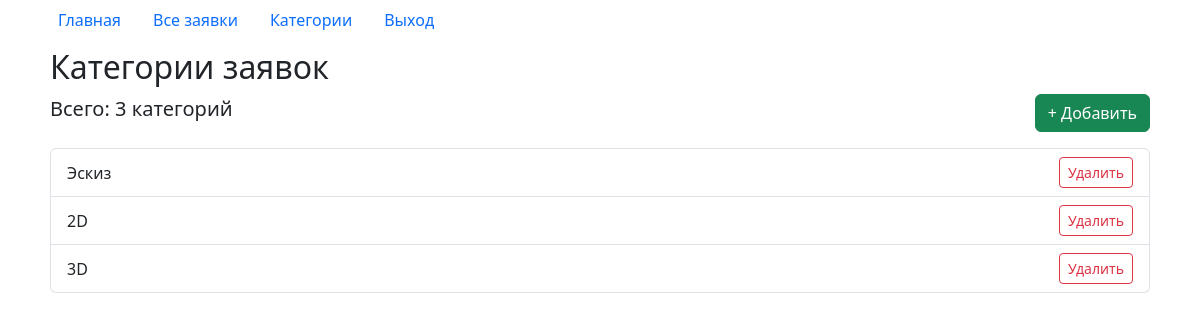
Page /design_requests/admin/categories/ (signed in) on the earlier database version.
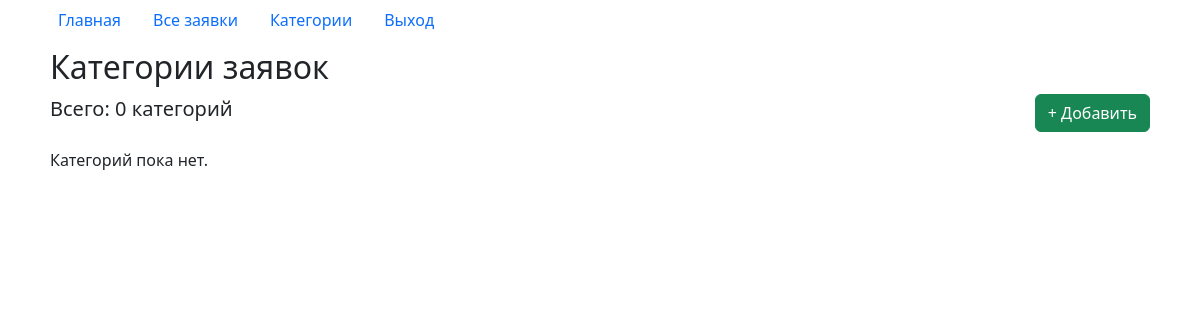
Same page on the later database version.
### design_requests/models.py (models this page shows, shortened)
class Category(models.Model):
    name = models.CharField(max_length=100, help_text='Название категории')
    class Meta:
        verbose_name_plural = "Категории"
        permissions = (('can_manage_categories', 'Пользователь может управлять категориями'),)
        constraints = [
            UniqueConstraint (
                Lower("name"),
                name="category_name_lower_uniq",
                violation_error_message="Такая категория уже есть"
            )
        ]

### design_requests/views.py (the view)
# urls.py: path('admin/categories/', views.CategoryListView.as_view(), name='categories'),
@method_decorator(permission_required('design_requests.can_manage_categories', raise_exception=True), name='dispatch')
class CategoryListView(ListView):
    model = Category
    template_name = 'design_requests/category_list.html'
    context_object_name = 'categories'

### design_requests/templates/design_requests/category_list.html (shortened to what this page needs)
{% extends 'layouts/main.html' %}
{% load bootstrap5 %}
{% block content %}
<h2>Категории заявок</h2>
<div class="d-flex justify-content-between align-items-center mb-3">
  <h5>Всего: {{ categories|length }} категорий</h5>
  <a href="{% url 'category_create' %}" class="btn btn-success">+ Добавить</a>
</div>
{% if categories %}
  <div class="list-group">
    {% for cat in categories %}
      <div class="list-group-item d-flex justify-content-between align-items-center">
        {{ cat.name }}
        <form method="post" action="{% url 'category_delete' cat.pk %}" class="d-inline">
          <button type="submit" class="btn btn-sm btn-outline-danger">Удалить</button>
        </form>
      </div>
    {% endfor %}
  </div>
{% else %}
  <p>Категорий пока нет.</p>
{% endif %}
{% endblock %}

Differences in the rows shown:
removed Category: name "Эскиз"
removed Category: name "2D"
removed Category: name "3D"
Other differences:
{{ categories|length }}: "3" → "0"
text now shown: "Категорий пока нет."
